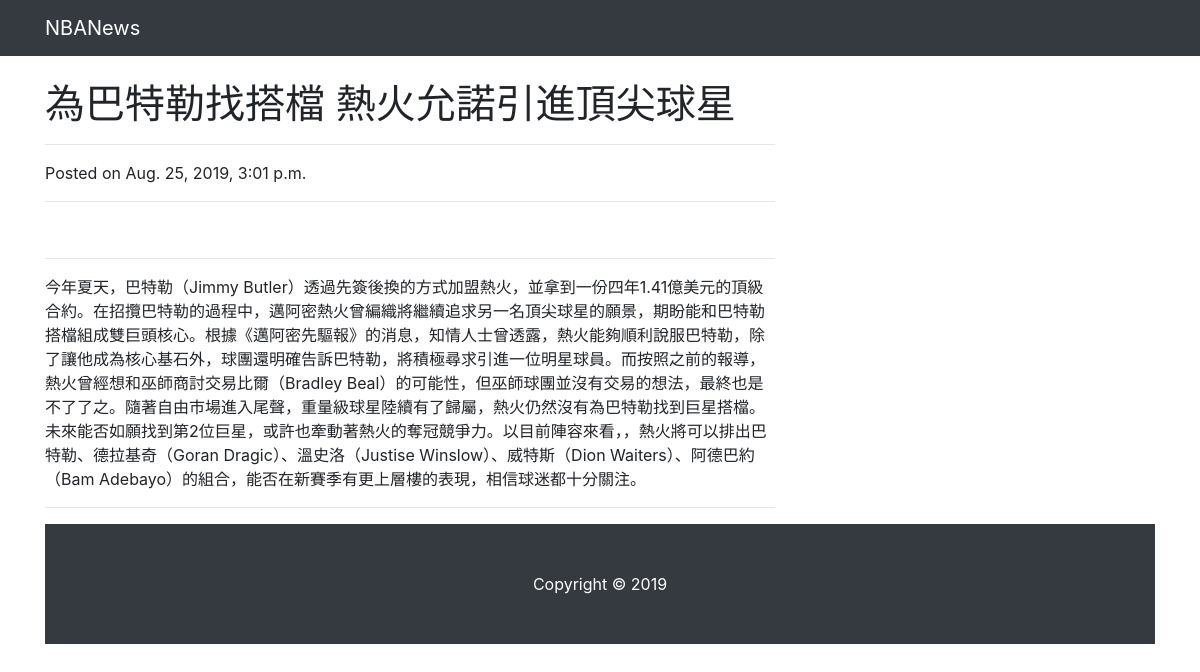
Page /news_detail/16 on the committed database.
### crawler/models.py (models this page shows)
class News(models.Model):
    title = models.CharField(max_length=100, blank=True)
    description = models.TextField(blank=True)
    content = models.TextField(blank=True)
    img_url = models.URLField(blank=True)
    created_at = models.DateTimeField(blank=True)
    class Meta:
        managed = True
        verbose_name = 'News'

### crawler/views.py (the view)
# urls.py: path('news_detail/<int:news_id>', News_Detail.as_view()),
class News_Detail(TemplateView):
    template_name = 'news.html'
    def get(self, request, news_id):
        News = apps.get_model('crawler', 'News')
        try:
            news = News.objects.get(id = news_id)
            news_detail = {
                'title' : news.title,
                'content' : news.content,
                'img_url' : news.img_url,
                'created_at' : news.created_at
            }
        except Exception as e:
            print('Error:', e)
            return HttpResponseNotFound("<h1>News Not Found</h1>")
        return render(request, self.template_name, {'news_detail': news_detail})

### templates/news.html (shortened to what this page needs)
{% extends "base.html" %}
{% if news_detail %}
    {% block news_title %}{{news_detail.title}}{% endblock %}
    {% block ctime %}{{news_detail.created_at}}{% endblock %}
    {% block paragraph %}{{news_detail.content}}{%endblock%}
{% endif %}

### static/css/blog-post.css (style rules this page uses)
body { padding-top: 56px; }

### rows in the picture
News: title "為巴特勒找搭檔 熱火允諾引進頂尖球星", created_at "Aug. 25, 2019, 3:01 p.m.", content "今年夏天，巴特勒（Jimmy Butler）透過先簽後換的方式加盟熱火，並拿到一份四年1.41億美元的頂級合約。在招攬巴特勒的過程中，邁阿密熱火曾編織將繼續追求另一名頂尖球星的願景，期盼能和巴特勒搭檔組成雙巨頭核心。根據《邁阿密先驅報》的消息，知情人士曾透露，熱火能夠順利說服巴特勒，除了讓他成為核心基石外，球團還明確告訴巴特勒，將積極尋求引進一位明星球員。而按照之前的報導，熱火曾經想和巫師商討交易比爾（Bradley Beal）的可能性，但巫師球團並沒有交易的想法，最終也是不了了之。隨著自由市場進入尾聲，重量級球星陸續有了歸屬，熱火仍然沒有為巴特勒找到巨星搭檔。未來能否如願找到第2位巨星，或許也牽動著熱火的奪冠競爭力。以目前陣容來看，，熱火將可以排出巴特勒、德拉基奇（Goran Dragic）、溫史洛（Justise Winslow）、威特斯（Dion Waiters）、阿德巴約（Bam Adebayo）的組合，能否在新賽季有更上層樓的表現，相信球迷都十分關注。"
